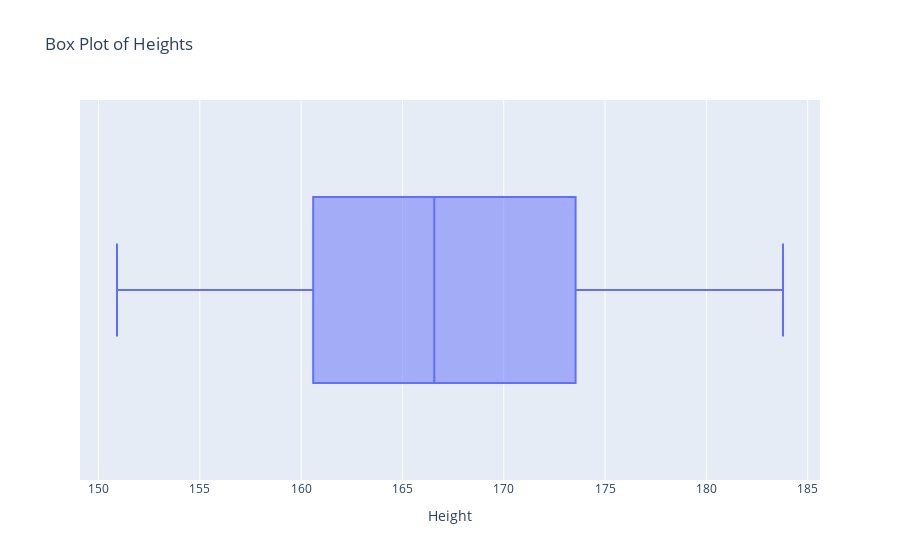

The cell this chart's notebook holds for it:
### Code cell
#box chart
#whole data
px.box(adults, x="Height", title="Box Plot of Heights")

### Figure 1 — Plotly figure (JSON) as saved in the notebook; plotly's stock layout.template omitted (floating-point values rounded to 4 significant figures; data arrays with more than 128 entries replaced by an {"elided": "..."} marker saying what was removed)
{"data": [{"alignmentgroup": "True", "hovertemplate": "Height=%{x}<extra></extra>", "legendgroup": "", "marker": {"color": "#636efa"}, "name": "", "notched": false, "offsetgroup": "", "orientation": "h", "showlegend": false, "type": "box", "x": {"elided": "400 float values"}, "x0": " ", "xaxis": "x", "y0": " ", "yaxis": "y"}], "layout": {"boxmode": "group", "legend": {"tracegroupgap": 0}, "title": {"text": "Box Plot of Heights"}, "xaxis": {"anchor": "y", "domain": [0, 1], "title": {"text": "Height"}}, "yaxis": {"anchor": "x", "domain": [0, 1]}}}
